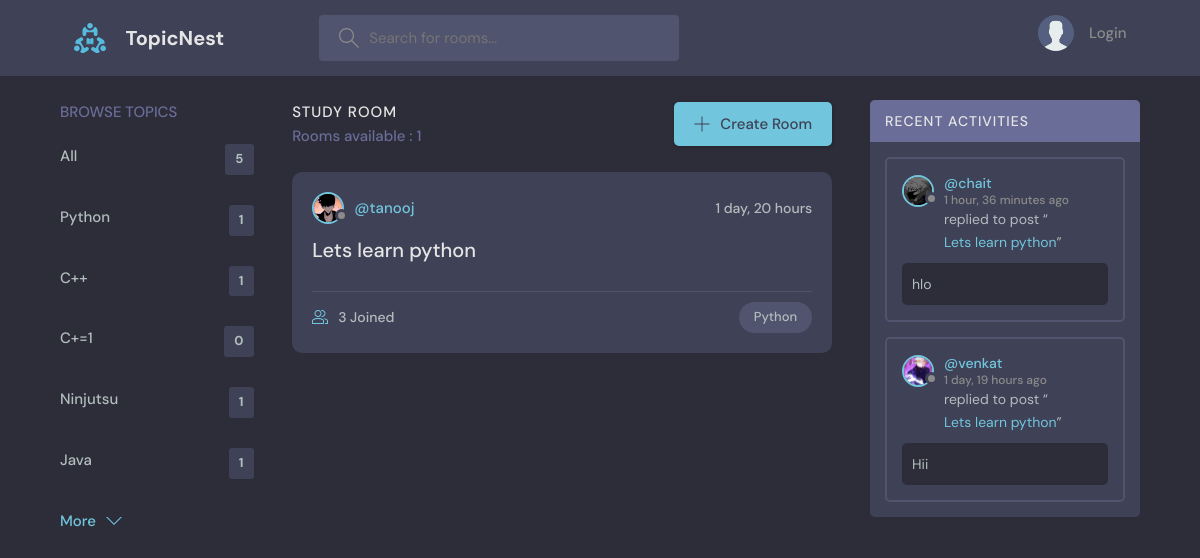
Page /?q=Python on the committed database.
### base/models.py (models this page shows, shortened)
class Topic(models.Model):
    name = models.CharField(max_length=200)

class Room(models.Model):
    host = models.ForeignKey(User, on_delete=models.SET_NULL,null=True)
    topic = models.ForeignKey(Topic, on_delete=models.SET_NULL,null=True)
    name = models.CharField(max_length=200)
    description = models.TextField(null=True,blank=True)
    participants = models.ManyToManyField(User,related_name='participants',blank=True)
    updated = models.DateTimeField(auto_now=True)
    created = models.DateTimeField(auto_now_add=True)
    class Meta:
        ordering = ['-updated','-created']

class User(AbstractUser):
    name = models.CharField(max_length=200,null = True)
    email = models.EmailField(null=True,unique=True)
    bio = models.TextField(null = True)
    avatar = models.ImageField(null = True,default="avatar.svg")
    USERNAME_FIELD = 'email'
    REQUIRED_FIELDS = []

class Message(models.Model):
    user = models.ForeignKey(User, on_delete=models.CASCADE)
    room =models.ForeignKey(Room, on_delete=models.CASCADE)
    body = models.TextField()
    updated = models.DateTimeField(auto_now=True)
    created = models.DateTimeField(auto_now_add=True)
    class Meta:
        ordering = ['-updated','-created']

### base/views.py (the view)
# urls.py: path('',views.home,name='home'),
def home(request):
    q = request.GET.get('q') if request.GET.get('q') != None else ''
    rooms = Room.objects.filter(
        Q(topic__name__icontains= q) |
        Q(name__icontains = q) |
        Q(description__icontains = q) |
        Q(host__username__icontains = q)
    )
    room_count = rooms.__len__
    topics = Topic.objects.all()[0:6]
    room_messages = Message.objects.filter(Q(room__name__icontains=q))
    context = {'rooms':rooms,'topics':topics,'room_count':room_count,'room_messages':room_messages}
    return render(request,'base/home.html',context)

### base/templates/base/home.html (shortened to what this page needs)
{% extends 'main.html' %}
{% block content %}
<main class="layout layout--3">
  <div class="container">
    {% include 'base/topics_component.html' %}
    <div class="roomList">
      <div class="roomList__header">
        <div>
          <h2>Study Room</h2>
          <p>Rooms available : {{room_count}}</p>
        </div>
        <a class="btn btn--main" href="{% url 'create-room' %}">
          <svg
            version="1.1"
            xmlns="http://www.w3.org/2000/svg"
            width="32"
            height="32"
            viewBox="0 0 32 32"
          >
            <title>add</title>
            <path
              d="M16.943 0.943h-1.885v14.115h-14.115v1.885h14.115v14.115h1.885v-14.115h14.115v-1.885h-14.115v-14.115z"
            ></path>
          </svg>
          Create Room
        </a>
      </div>
      {% include 'base/feed_component.html' %}
    </div>
    {% include 'base/activity_component.html' %}
  </div>
</main>
{% endblock %}

### base/templates/base/topics_component.html
<div class="topics">
    <div class="topics__header">
      <h2>Browse Topics</h2>
    </div>
    <ul class="topics__list">
      <li>
        <a href="{% url 'home' %}">All <span>{{topics.count}}</span></a>
      </li>
      {% for topic in topics %}
      <li>
        <a href="{% url 'home' %}?q={{topic.name}}">{{topic.name}}<span>{{topic.room_set.all.count}}</span></a>
      </li>
      {% endfor %}
    </ul>
    <a class="btn btn--link" href="{% url 'topics' %}">
      More
      <svg
        version="1.1"
        xmlns="http://www.w3.org/2000/svg"
        width="32"
        height="32"
        viewBox="0 0 32 32"
      >
        <title>chevron-down</title>
        <path d="M16 21l-13-13h-3l16 16 16-16h-3l-13 13z"></path>
      </svg>
    </a>
  </div>

### base/templates/base/feed_component.html (shortened to what this page needs)
{% for room in rooms%}
<div class="roomListRoom">
  <div class="roomListRoom__header">
    <a href="{% url 'profile' room.host.id %}" class="roomListRoom__author">
      <div class="avatar avatar--small">
        <img src="{{room.host.avatar.url}}" />
      </div>
      <span>@{{room.host.username}}</span>
    </a>
    <div class="roomListRoom__actions">
      <span>{{room.created|timesince}}</span>
    </div>
  </div>
  <div class="roomListRoom__content">
    <a href="/room/{{room.id}}">{{room.name}}</a>
  </div>
  <div class="roomListRoom__meta">
    <a href="/room/{{room.id}}" class="roomListRoom__joined">
       {{room.participants.all.count}} Joined
    </a>
    <p class="roomListRoom__topic">{{room.topic.name}}</p>
  </div>
</div>
{% endfor %}

### base/templates/base/activity_component.html (shortened to what this page needs)
<div class="activities">
    <div class="activities__header">
      <h2>Recent Activities</h2>
    </div>
    {% for msg in room_messages %}
    <div class="activities__box">
      <div class="activities__boxHeader roomListRoom__header">
        <a href="{% url 'profile' msg.user.id %}" class="roomListRoom__author">
          <div class="avatar avatar--small">
            <img src="{{msg.user.avatar.url}}" />
          </div>
          <p>
            @{{msg.user.name}}
            <span>{{msg.created|timesince}} ago</span>
          </p>
        </a>
      </div>
      <div class="activities__boxContent">
        <p>
          replied to post “<a href="{% url 'room' msg.room.id %}">{{msg.room.name}}</a
          >”
        </p>
        <div class="activities__boxRoomContent">
            {{msg.body}}
        </div>
      </div>
    </div>
    {% endfor %}
  </div>

### rows in the picture
Topic: name "Python", room_set.all.count "1"
Topic: name "C++", room_set.all.count "1"
Topic: name "C+=1", room_set.all.count "0"
Topic: name "Ninjutsu", room_set.all.count "1"
Topic: name "Java", room_set.all.count "1"
Room: host.avatar (picture), host.username "tanooj", created "1 day, 20 hours", name "Lets learn python", participants.all.count "3", topic.name "Python"
Message: user.avatar (picture), user.name "chait", created "1 hour, 36 minutes", room.name "Lets learn python", body "hlo"
Message: user.avatar (picture), user.name "venkat", created "1 day, 19 hours", room.name "Lets learn python", body "Hii"

### other values in the picture
{{ topics.count }} "5"
{{ room_count }} "1"
